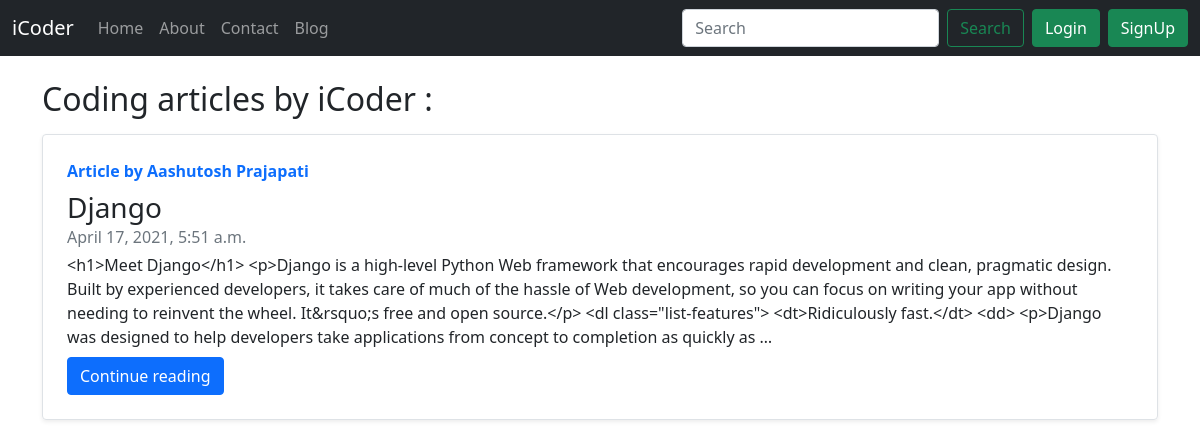
Screenshot of /blog/ with the database file from the repository.
### blog/models.py (models this page shows, shortened)
class Post(models.Model):
    postId = models.AutoField(primary_key=True,default=None, blank=True)
    title = models.CharField(max_length=255, default="")
    content = models.TextField()
    author = models.CharField(max_length=25, default="")
    timeStamp = models.DateTimeField(blank=True, default="")
    slug = models.CharField(max_length=130, default="")

### blog/views.py (the view)
# urls.py: path('', views.blogHome, name='blogHome'),
def blogHome(request):
    allPosts = Post.objects.all()
    context = {"allPosts":allPosts}
    return render(request, "blog/blogHome.html", context)

### templates/blog/blogHome.html (shortened to what this page needs)
{% extends 'base.html' %}
{% block body %}
<div class="container my-4">
<h2 class="mb-3">Coding articles by iCoder : </h2>
      {% for post in allPosts %}
      <div class="row g-0 border rounded overflow-hidden flex-md-row mb-4 shadow-sm h-md-250 position-relative">
        <div class="col p-4 d-flex flex-column position-static">
          <strong class="d-inline-block mb-2 text-primary">Article by {{post.author}}</strong>
          <h3 class="mb-0">{{post.title}}</h3>
          <div class="mb-1 text-muted">{{post.timeStamp}}</div>
          <div class="preview">
            <p class="card-text mb-auto">{{post.content|truncatechars:500}}</p>
          </div>
          <div class="mt-2">
            <a href="/blog/{{post.slug}}" role="button" class="btn btn-primary">Continue reading</a>
          </div>
        </div>
    </div>
      {% endfor %}
</div>
{% endblock body %}

### rows the page displays
Post: author "Aashutosh Prajapati", title "Django", timeStamp "April 17, 2021, 5:51 a.m.", content "<h1>Meet Django</h1> <p>Django is a high-level Python Web framework that encourages rapid development and clean, pragmatic design. Built by experienced developers, it takes care of much of the hassle of Web development, so you can focus on writing your app without needing to reinvent the wheel. It&rsquo;s free and open source.</p> <dl class=\"list-features\"> <dt>Ridiculously fast.</dt> <dd> <p>Django was designed to help developers take applications from concept to completion as quickly as …"
